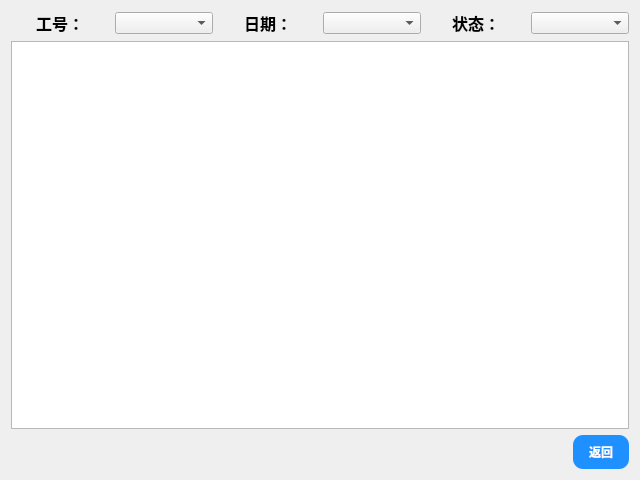
<?xml version="1.0" encoding="UTF-8"?>
<ui version="4.0">
 <class>Record</class>
 <widget class="QWidget" name="Record">
  <property name="geometry">
   <rect>
    <x>0</x>
    <y>0</y>
    <width>640</width>
    <height>480</height>
   </rect>
  </property>
  <property name="windowTitle">
   <string>Form</string>
  </property>
  <layout class="QVBoxLayout" name="verticalLayout_2">
   <item>
    <layout class="QVBoxLayout" name="verticalLayout">
     <item>
      <layout class="QHBoxLayout" name="horizontalLayout">
       <item>
        <widget class="QLabel" name="label">
         <property name="font">
          <font>
           <family>Agency FB</family>
           <pointsize>12</pointsize>
           <weight>75</weight>
           <bold>true</bold>
          </font>
         </property>
         <property name="text">
          <string>工号：</string>
         </property>
         <property name="alignment">
          <set>Qt::AlignCenter</set>
         </property>
        </widget>
       </item>
       <item>
        <widget class="QComboBox" name="comboBox"/>
       </item>
       <item>
        <widget class="QLabel" name="label_2">
         <property name="font">
          <font>
           <family>Agency FB</family>
           <pointsize>12</pointsize>
           <weight>75</weight>
           <bold>true</bold>
          </font>
         </property>
         <property name="text">
          <string>日期：</string>
         </property>
         <property name="alignment">
          <set>Qt::AlignCenter</set>
         </property>
        </widget>
       </item>
       <item>
        <widget class="QComboBox" name="comboBox_2"/>
       </item>
       <item>
        <widget class="QLabel" name="label_3">
         <property name="font">
          <font>
           <family>Agency FB</family>
           <pointsize>12</pointsize>
           <weight>75</weight>
           <bold>true</bold>
          </font>
         </property>
         <property name="text">
          <string>状态：</string>
         </property>
         <property name="alignment">
          <set>Qt::AlignCenter</set>
         </property>
        </widget>
       </item>
       <item>
        <widget class="QComboBox" name="comboBox_3"/>
       </item>
      </layout>
     </item>
     <item>
      <widget class="QTableWidget" name="tableWidget"/>
     </item>
     <item>
      <layout class="QHBoxLayout" name="horizontalLayout_2">
       <item>
        <spacer name="horizontalSpacer">
         <property name="orientation">
          <enum>Qt::Horizontal</enum>
         </property>
         <property name="sizeHint" stdset="0">
          <size>
           <width>40</width>
           <height>20</height>
          </size>
         </property>
        </spacer>
       </item>
       <item>
        <widget class="QPushButton" name="pushButton">
         <property name="styleSheet">
          <string notr="true"> QPushButton {
           background-color: #1E90FF;
           border-radius: 10px;
           color: white;
           padding: 8px 16px;
           border: none;
           font-weight: bold;
        }
        QPushButton:hover {
           background-color: #187BCD;
        }
        QPushButton:pressed {
           background-color: #104E8B;
        }</string>
         </property>
         <property name="text">
          <string>返回</string>
         </property>
        </widget>
       </item>
      </layout>
     </item>
    </layout>
   </item>
  </layout>
 </widget>
 <resources/>
 <connections/>
</ui>
